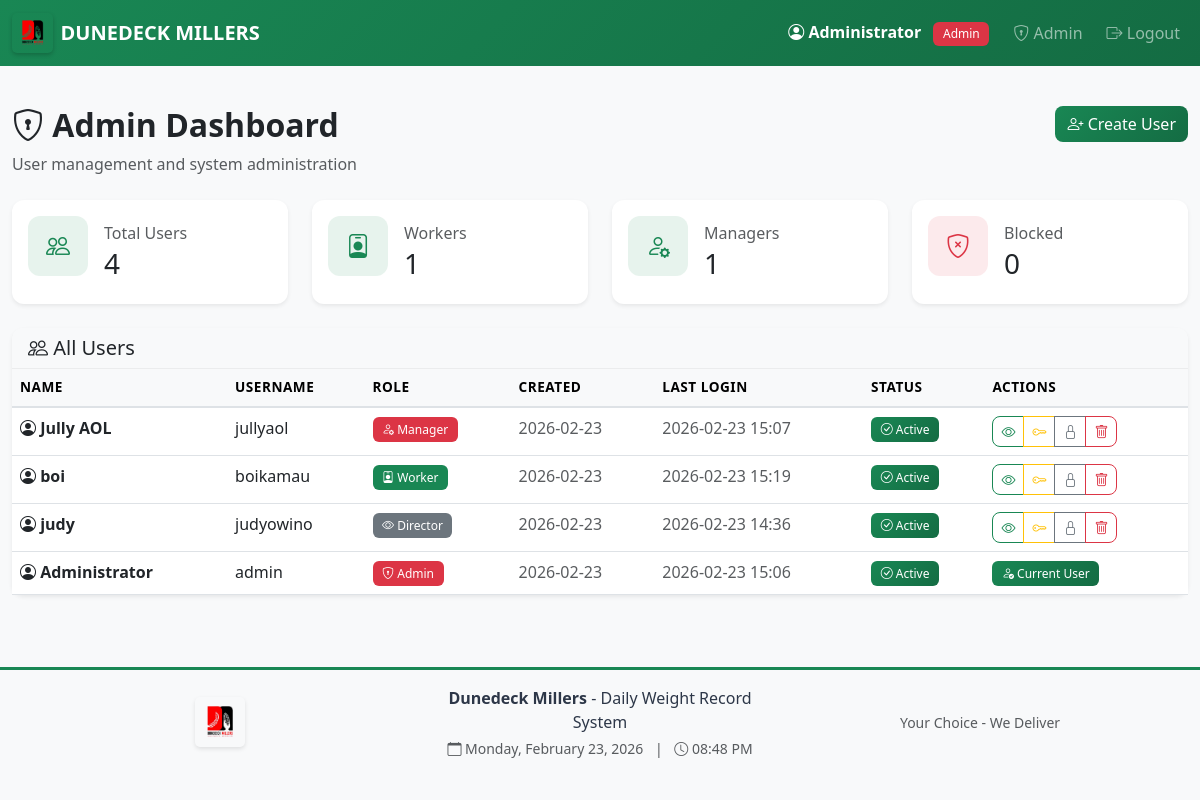
The app's page /admin/dashboard (signed in), older data.
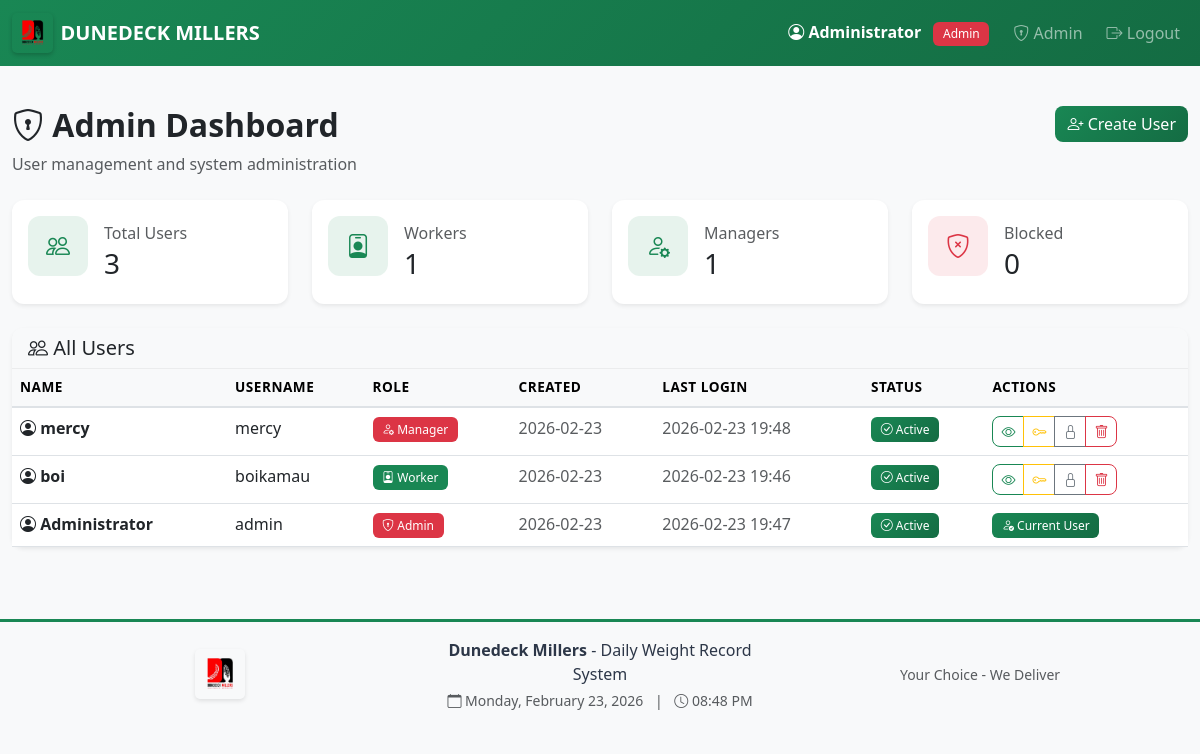
The same page, newer data.
### app.py (models this page shows, shortened)
class User(UserMixin, db.Model):
    id = db.Column(db.Integer, primary_key=True)
    username = db.Column(db.String(80), unique=True, nullable=False)
    password_hash = db.Column(db.String(200), nullable=False)
    name = db.Column(db.String(100), nullable=False)
    role = db.Column(db.String(20), nullable=False)  # 'worker', 'manager', 'director', 'admin'
    must_change_password = db.Column(db.Boolean, default=False)
    is_blocked = db.Column(db.Boolean, default=False)
    created_at = db.Column(db.DateTime, default=datetime.utcnow)
    last_login = db.Column(db.DateTime)
    sheets = db.relationship('IntakeSheet', backref='worker', lazy=True, foreign_keys='IntakeSheet.worker_id')

### app.py (the view)
@app.route('/admin/dashboard')
@login_required
@admin_required
def admin_dashboard():
    users = User.query.order_by(User.created_at.desc()).all()
    reset_requests = PasswordResetRequest.query.filter_by(status='pending').all()
    return render_template('admin_dashboard.html',
                         users=users,
                         reset_requests=reset_requests)

### app.py (called while the page is built)
@login_manager.user_loader
def load_user(user_id):
    return db.session.get(User, int(user_id))

def admin_required(f):
    @wraps(f)
    def decorated_function(*args, **kwargs):
        if not current_user.is_authenticated or current_user.role != 'admin':
            flash('Access denied. Admin privileges required.', 'danger')
            return redirect(url_for('dashboard'))
        return f(*args, **kwargs)
    return decorated_function

### templates/admin_dashboard.html (shortened to what the changed rows need)
{% extends "base.html" %}
{% block content %}
<div class="row mb-4">
    <div class="col-md-8">
        <h2 class="fw-bold">
            <i class="bi bi-shield-lock"></i> Admin Dashboard
        </h2>
    </div>
</div>
<div class="row mb-4">
    <div class="col-md-3">
        <div class="card border-0 shadow-sm">
            <div class="card-body">
                <div class="d-flex align-items-center">
                    <div class="ms-3">
                        <h6 class="text-muted mb-1">Total Users</h6>
                        <h3 class="mb-0">{{ users|length }}</h3>
                    </div>
                </div>
            </div>
        </div>
    </div>
</div>
<div class="card shadow-sm">
    <div class="card-body p-0">
        <div class="table-responsive">
            <table class="table table-hover mb-0">
                <thead class="table-light">
                    <tr>
                        <th>Name</th>
                        <th>Username</th>
                        <th>Role</th>
                        <th>Created</th>
                        <th>Last Login</th>
                        <th>Status</th>
                        <th>Actions</th>
                    </tr>
                </thead>
                <tbody>
                    {% for user in users %}
                    <tr id="user-{{ user.id }}" {% if user.is_blocked %}class="table-danger"{% endif %}>
                        <td class="fw-semibold">
                            <i class="bi bi-person-circle"></i> {{ user.name }}
                        </td>
                        <td>{{ user.username }}</td>
                        <td>
                            <span class="badge role-{{ user.role }}">
                                {% if user.role == 'worker' %}
                                    <i class="bi bi-person-badge"></i>
                                {% elif user.role == 'manager' %}
                                    <i class="bi bi-person-gear"></i>
                                {% elif user.role == 'director' %}
                                    <i class="bi bi-eye"></i>
                                {% elif user.role == 'admin' %}
                                    <i class="bi bi-shield-lock"></i>
                                {% endif %}
                                {{ user.role|title }}
                            </span>
                        </td>
                        <td class="text-muted">{{ user.created_at.strftime('%Y-%m-%d') }}</td>
                        <td class="text-muted">
                            {% if user.last_login %}
                                {{ user.last_login.strftime('%Y-%m-%d %H:%M') }}
                            {% else %}
                                <span class="text-muted">Never</span>
                            {% endif %}
                        </td>
                        <td>
                            {% if user.is_blocked %}
                                <span class="badge bg-danger">
                                    <i class="bi bi-x-circle"></i> Blocked
                                </span>
                            {% elif user.must_change_password %}
                                <span class="badge bg-warning">
                                    <i class="bi bi-key"></i> Must Change Password
                                </span>
                            {% else %}
                                <span class="badge bg-success">
                                    <i class="bi bi-check-circle"></i> Active
                                </span>
                            {% endif %}
                        </td>
                        <td>
                            {% if user.id != current_user.id %}
                            <div class="btn-group btn-group-sm">
                                <button class="btn btn-outline-primary"
                                        onclick="viewUserDetails({{ user.id }})"
                                        title="View Details">
                                    <i class="bi bi-eye"></i>
                                </button>
                                <button class="btn btn-outline-warning"
                                        onclick="resetPassword({{ user.id }}, '{{ user.name }}')"
                                        title="Reset Password">
                                    <i class="bi bi-key"></i>
                                </button>
                                <button class="btn btn-outline-{% if user.is_blocked %}success{% else %}secondary{% endif %}"
                                        onclick="toggleBlock({{ user.id }}, '{{ user.name }}', {{ user.is_blocked|lower }})"
                                        title="{% if user.is_blocked %}Unblock{% else %}Block{% endif %} User">
                                    <i class="bi bi-{% if user.is_blocked %}unlock{% else %}lock{% endif %}"></i>
                                </button>
                                <button class="btn btn-outline-danger"
                                        onclick="deleteUser({{ user.id }}, '{{ user.name }}')"
                                        title="Delete User">
                                    <i class="bi bi-trash"></i>
                                </button>
                            </div>
                            {% else %}
                            <span class="badge bg-info">
                                <i class="bi bi-person-check"></i> Current User
                            </span>
                            {% endif %}
                        </td>
                    </tr>
                    {% endfor %}
                </tbody>
            </table>
        </div>
    </div>
</div>
{% endblock %}

### templates/base.html (shortened to what this page needs)
<!DOCTYPE html>
<html lang="en">
<head>
    <link href="https://cdn.jsdelivr.net/npm/bootstrap@5.3.0/dist/css/bootstrap.min.css" rel="stylesheet">
    <link rel="stylesheet" href="https://cdn.jsdelivr.net/npm/bootstrap-icons@1.10.0/font/bootstrap-icons.css">
    <link rel="stylesheet" href="{{ url_for('static', filename='css/style.css') }}">
</head>
<body>
    {% if current_user.is_authenticated %}
    <nav class="navbar navbar-expand-lg navbar-dark bg-primary navbar-fixed">
        <div class="container-fluid">
            <a class="navbar-brand d-flex align-items-center" href="{{ url_for('dashboard') }}">
                <img src="{{ url_for('static', filename='images/logo.jpeg') }}"
                     alt="Dunedeck Millers"
                     height="40"
                     class="me-2"
                     style="border-radius: 5px;">
                <span class="fw-bold">DUNEDECK MILLERS</span>
            </a>
            <div class="collapse navbar-collapse" id="navbarNav">
                <ul class="navbar-nav ms-auto align-items-center">
                    <li class="nav-item">
                        <span class="navbar-text text-white me-3">
                            <i class="bi bi-person-circle"></i>
                            <strong>{{ current_user.name }}</strong>
                            <span class="badge role-{{ current_user.role }} ms-2">{{ current_user.role|title }}</span>
                        </span>
                    </li>
                    {% if current_user.role == 'worker' %}
                    <li class="nav-item">
                        <a class="nav-link" href="{{ url_for('worker_dashboard') }}">
                            <i class="bi bi-speedometer2"></i> Dashboard
                        </a>
                    </li>
                    {% elif current_user.role == 'admin' %}
                    <li class="nav-item">
                        <a class="nav-link" href="{{ url_for('admin_dashboard') }}">
                            <i class="bi bi-shield-lock"></i> Admin
                        </a>
                    </li>
                    {% endif %}
                    <li class="nav-item">
                        <a class="nav-link btn btn-outline-light btn-sm ms-2" href="{{ url_for('logout') }}">
                            <i class="bi bi-box-arrow-right"></i> Logout
                        </a>
                    </li>
                </ul>
            </div>
        </div>
    </nav>
    {% endif %}
    <main class="container-fluid py-4">
        {% block content %}{% endblock %}
    </main>
    {% if current_user.is_authenticated %}
    <footer class="text-center py-3 mt-5" style="background-color: #f8f9fa; border-top: 3px solid var(--dm-green);">
        <div class="container">
            <div class="row align-items-center">
                <div class="col-md-4">
                    <img src="{{ url_for('static', filename='images/logo.jpeg') }}"
                         alt="Dunedeck Millers"
                         height="50"
                         style="border-radius: 5px;">
                </div>
                <div class="col-md-4">
                    <p class="mb-1" style="color: var(--dm-dark);">
                        <strong>Dunedeck Millers</strong> - Daily Weight Record System
                    </p>
                    <p class="mb-0 text-muted small">
                        <i class="bi bi-calendar"></i> <span id="currentDate"></span>
                        <span class="mx-2">|</span>
                        <i class="bi bi-clock"></i> <span id="currentTime"></span>
                    </p>
                </div>
                <div class="col-md-4">
                    <p class="mb-0 text-muted small">
                        Your Choice - We Deliver
                    </p>
                </div>
            </div>
        </div>
    </footer>
    {% endif %}
</body>
</html>

Row changes from the older to the newer data that the page shows:
removed User: name "Jully AOL", username "jullyaol", role "Manager", created_at "2026-02-23", last_login "2026-02-23 15:07", is_blocked False (drawn)
removed User: name "judy", username "judyowino", role "Director", created_at "2026-02-23", last_login "2026-02-23 14:36", is_blocked False (drawn)
changed User "Administrator": last_login "2026-02-23 15:06" → "2026-02-23 19:47"
added User: name "mercy", username "mercy", role "Manager", created_at "2026-02-23", last_login "2026-02-23 19:48", is_blocked False (drawn)
changed User "boi": last_login "2026-02-23 15:19" → "2026-02-23 19:46"
Text that changed along with them:
{{ users|length }}: "4" → "3"
